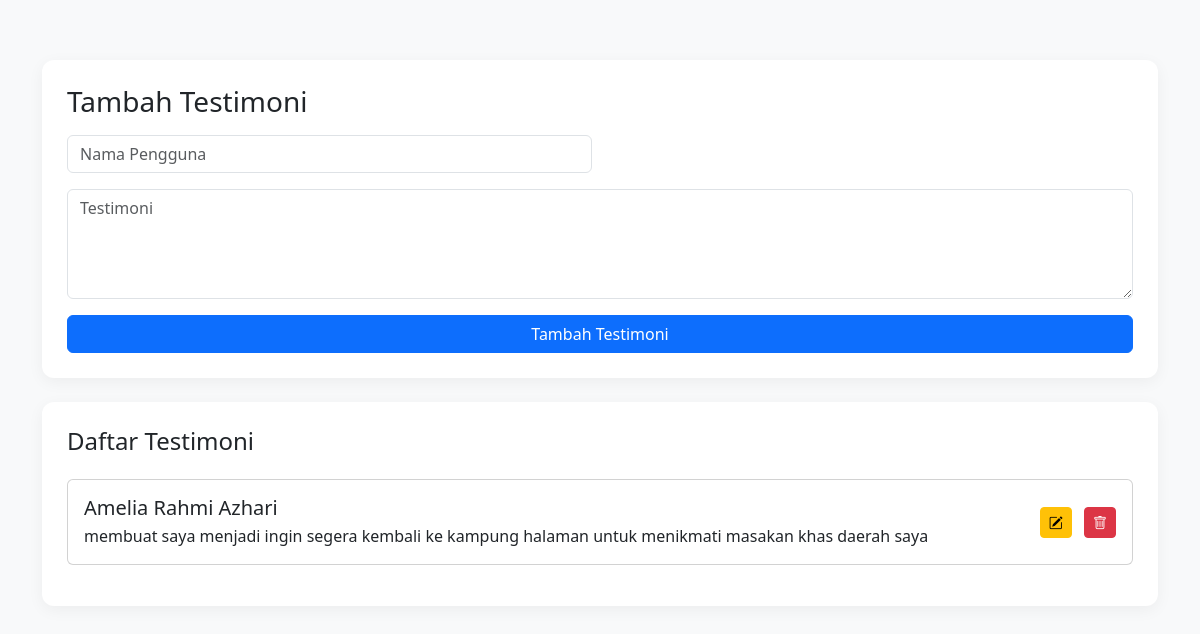
Page /admin_testimoni.php (signed in) on the committed database.
### tables this page shows
CREATE TABLE `testimonials` (
  `id` int(11) NOT NULL,
  `name` varchar(255) NOT NULL,
  `testimonial` text NOT NULL
);

### admin_testimoni.php (the view, shortened to what this page needs)
<?php
include 'include/db.php';
$result = mysqli_query($conn, "SELECT * FROM testimonials ORDER BY id DESC");
$edit_mode = false;
?>
<!DOCTYPE html>
<html lang="id">
<head>
  <link href="https://cdn.jsdelivr.net/npm/bootstrap@5.3.3/dist/css/bootstrap.min.css" rel="stylesheet">
  <link href="https://cdn.jsdelivr.net/npm/bootstrap-icons@1.10.5/font/bootstrap-icons.css" rel="stylesheet">
</head>
<body class="bg-light">
<div class="container">
  <div class="card-form mb-4">
    <h3 class="mb-3"><?= $edit_mode ? 'Edit Testimoni' : 'Tambah Testimoni' ?></h3>
    <form method="post" class="row g-3">
      <div class="col-md-6">
        <input type="text" name="name" class="form-control" placeholder="Nama Pengguna"
               value="<?= $edit_mode ? htmlspecialchars($testimonial_to_edit['name']) : '' ?>" required>
      </div>
      <div class="col-md-12">
        <textarea name="testimonial" class="form-control" rows="4" placeholder="Testimoni" required><?= $edit_mode ? htmlspecialchars($testimonial_to_edit['testimonial']) : '' ?></textarea>
      </div>
      <div class="col-md-12">
        <button type="submit" name="<?= $edit_mode ? 'edit_testimonial' : 'add_testimonial' ?>" class="btn btn-primary w-100">
          <?= $edit_mode ? 'Simpan Perubahan' : 'Tambah Testimoni' ?>
        </button>
      </div>
    </form>
  </div>
  <div class="card-list">
    <h4 class="mb-4">Daftar Testimoni</h4>
    <?php $no = 1; while ($row = mysqli_fetch_assoc($result)): ?>
      <div class="card mb-3">
        <div class="card-body d-flex justify-content-between align-items-center">
          <div>
            <h5 class="card-title mb-1"><?= htmlspecialchars($row['name']) ?></h5>
            <p class="card-text"><?= nl2br(htmlspecialchars($row['testimonial'])) ?></p>
          </div>
          <div>
            <a href="admin_testimoni.php?edit_testimonial=<?= $row['id'] ?>" class="btn btn-warning btn-sm me-2"><i class="bi bi-pencil-square"></i></a>
            <a href="admin_testimoni.php?delete_testimonial=<?= $row['id'] ?>" onclick="return confirm('Hapus testimoni ini?')" class="btn btn-danger btn-sm"><i class="bi bi-trash"></i></a>
          </div>
        </div>
      </div>
    <?php endwhile; ?>
  </div>
</div>
</body>
</html>

### admin_testimoni.php (style rules this page uses)
.container { margin-top: 60px; }
.card-form, .card-list { background-color: #fff; padding: 25px; border-radius: 12px; box-shadow: 0 4px 16px rgba(0,0,0,0.05); }
textarea { resize: vertical; }

### rows in the picture
testimonials: name "Amelia Rahmi Azhari", testimonial "membuat saya menjadi ingin segera kembali ke kampung halaman untuk menikmati masakan khas daerah saya"
